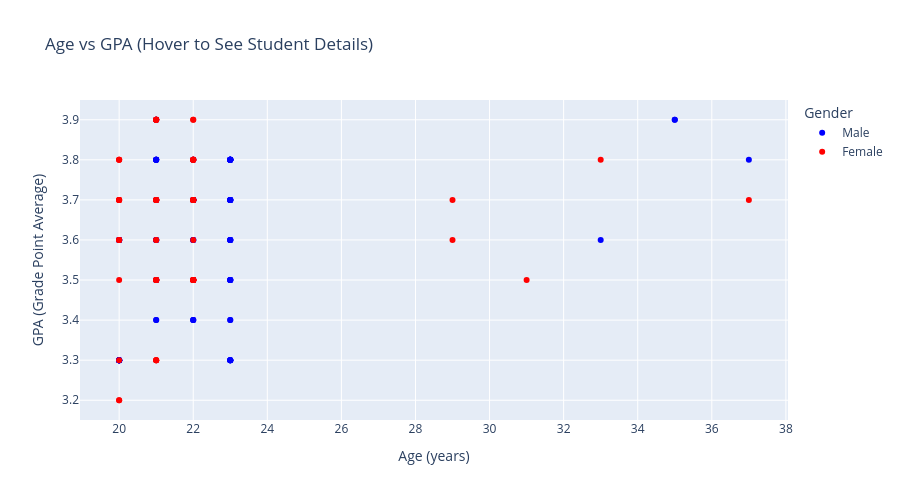

Write notebook code for a chart like this one.
### Code cell
# Create an interactive scatter plot
fig = px.scatter(
    df, 
    x='Age', 
    y='GPA', 
    color='Gender',  # Color points by gender
    title='Age vs GPA (Hover to See Student Details)',
    color_discrete_map={'Male': 'blue', 'Female': 'red'},  # Set specific colors
    hover_data=['Name', 'Interested Domain', 'Future Career']  # Show these on hover
)

# Customize the layout
fig.update_layout(
    xaxis_title='Age (years)',
    yaxis_title='GPA (Grade Point Average)',
    height=500
)

# Display the interactive chart
# Try hovering over points to see student details!
fig.show()

# Interactive features:
# - Hover over points to see student name, domain, and career
# - Click on legend items to show/hide genders
# - Zoom in/out using scroll wheel
# - Pan by clicking and dragging

### Figure 1 — Plotly figure (JSON) as saved in the notebook; plotly's stock layout.template omitted (floating-point values rounded to 4 significant figures; data arrays with more than 128 entries replaced by an {"elided": "..."} marker saying what was removed)
{"data": [{"customdata": {"elided": "102x3 str values"}, "hovertemplate": "Gender=Male<br>Age=%{x}<br>GPA=%{y}<br>Name=%{customdata[0]}<br>Interested Domain=%{customdata[1]}<br>Future Career=%{customdata[2]}<extra></extra>", "legendgroup": "Male", "marker": {"color": "blue", "symbol": "circle"}, "mode": "markers", "name": "Male", "orientation": "v", "showlegend": true, "type": "scatter", "x": [21, 22, 23, 20, 23, 21, 22, 23, 20, 23, 20, 23, 22, 23, 20, 23, 20, 23, 22, 23, 20, 20, 23, 21, 22, 23, 22, 20, 20, 22, 21, 23, 22, 20, 21, 22, 23, 20, 22, 21, 23, 22, 20, 21, 22, 23, 20, 22, 21, 35, 35, 37, 33, 22, 23, 21, 22, 23, 22, 23, 20, 23, 21, 22, 23, 20, 23, 20, 23, 22, 23, 21, 23, 21, 23, 22, 23, 21, 23, 22, 23, 21, 23, 21, 21, 23, 21, 20, 23, 22, 21, 23, 21, 23, 21, 23, 21, 20, 23, 22, 21, 23], "xaxis": "x", "y": [3.5, 3.8, 3.4, 3.6, 3.3, 3.8, 3.7, 3.5, 3.6, 3.6, 3.3, 3.8, 3.7, 3.5, 3.6, 3.6, 3.3, 3.8, 3.7, 3.5, 3.6, 3.3, 3.5, 3.6, 3.7, 3.8, 3.6, 3.3, 3.3, 3.7, 3.5, 3.8, 3.6, 3.3, 3.7, 3.5, 3.8, 3.3, 3.7, 3.5, 3.8, 3.6, 3.3, 3.7, 3.5, 3.8, 3.3, 3.7, 3.5, 3.9, 3.9, 3.8, 3.6, 3.7, 3.8, 3.9, 3.4, 3.6, 3.8, 3.4, 3.6, 3.3, 3.8, 3.7, 3.5, 3.6, 3.6, 3.3, 3.8, 3.4, 3.7, 3.8, 3.3, 3.8, 3.3, 3.8, 3.3, 3.8, 3.7, 3.4, 3.7, 3.8, 3.3, 3.6, 3.6, 3.7, 3.9, 3.6, 3.8, 3.7, 3.4, 3.7, 3.7, 3.6, 3.6, 3.7, 3.9, 3.6, 3.8, 3.7, 3.4, 3.7], "yaxis": "y"}, {"customdata": {"elided": "78x3 str values"}, "hovertemplate": "Gender=Female<br>Age=%{x}<br>GPA=%{y}<br>Name=%{customdata[0]}<br>Interested Domain=%{customdata[1]}<br>Future Career=%{customdata[2]}<extra></extra>", "legendgroup": "Female", "marker": {"color": "red", "symbol": "circle"}, "mode": "markers", "name": "Female", "orientation": "v", "showlegend": true, "type": "scatter", "x": [20, 21, 22, 21, 22, 21, 22, 21, 22, 21, 21, 22, 21, 22, 21, 21, 22, 21, 22, 21, 22, 20, 21, 21, 22, 21, 22, 33, 37, 29, 31, 29, 21, 22, 20, 21, 20, 21, 22, 21, 22, 21, 22, 21, 22, 21, 20, 21, 22, 20, 22, 22, 20, 21, 22, 20, 21, 22, 20, 22, 20, 22, 20, 22, 22, 21, 20, 22, 20, 22, 20, 22, 20, 22, 22, 21, 20, 22], "xaxis": "x", "y": [3.2, 3.7, 3.9, 3.7, 3.5, 3.3, 3.8, 3.9, 3.7, 3.5, 3.3, 3.8, 3.9, 3.7, 3.5, 3.3, 3.8, 3.9, 3.6, 3.7, 3.8, 3.3, 3.5, 3.7, 3.8, 3.6, 3.7, 3.8, 3.7, 3.6, 3.5, 3.7, 3.6, 3.5, 3.7, 3.5, 3.2, 3.7, 3.9, 3.7, 3.5, 3.3, 3.8, 3.9, 3.7, 3.5, 3.6, 3.9, 3.5, 3.7, 3.5, 3.7, 3.5, 3.7, 3.5, 3.6, 3.9, 3.5, 3.7, 3.5, 3.7, 3.7, 3.8, 3.5, 3.7, 3.5, 3.6, 3.5, 3.8, 3.5, 3.7, 3.7, 3.8, 3.5, 3.7, 3.5, 3.6, 3.5], "yaxis": "y"}], "layout": {"height": 500, "legend": {"title": {"text": "Gender"}, "tracegroupgap": 0}, "title": {"text": "Age vs GPA (Hover to See Student Details)"}, "xaxis": {"anchor": "y", "domain": [0, 1], "title": {"text": "Age (years)"}}, "yaxis": {"anchor": "x", "domain": [0, 1], "title": {"text": "GPA (Grade Point Average)"}}}}
